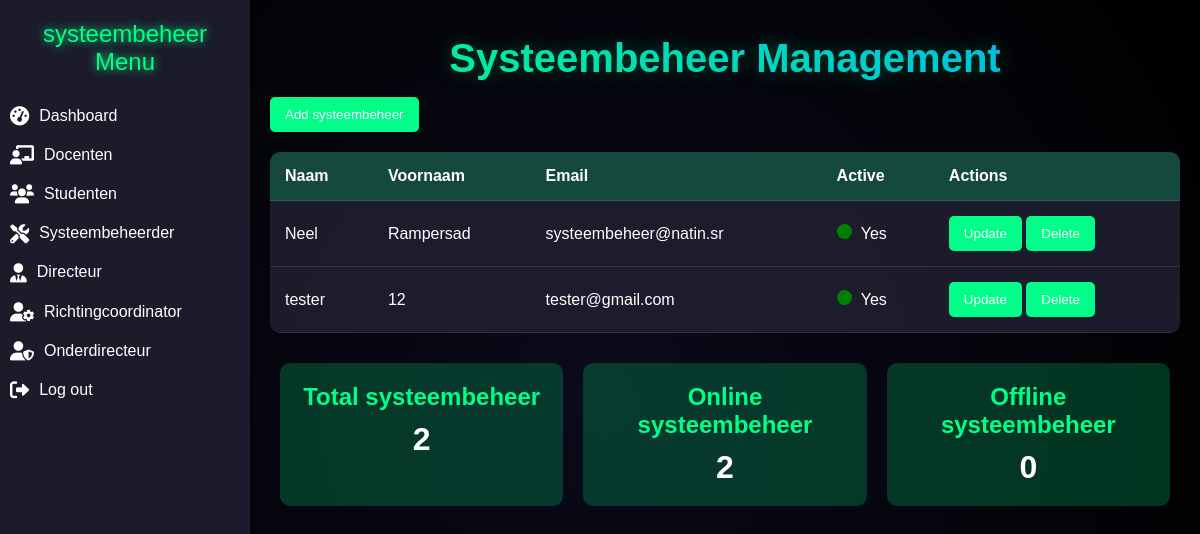
Page /systeembeheer/systeembeheer-systeembeheerder.php (signed in) on the committed database.
### tables this page shows
CREATE TABLE `tgebruiker` (
  `gebruiker_id` int NOT NULL,
  `email` varchar(255) DEFAULT NULL,
  `password` varchar(255) DEFAULT NULL,
  `persoon_id` int DEFAULT NULL
);

CREATE TABLE `personen` (
  `persoon_id` int NOT NULL,
  `naam` varchar(100) DEFAULT NULL,
  `rol_id` int DEFAULT NULL,
  `voornaam` varchar(255) DEFAULT NULL,
  `geboorte_datum` datetime DEFAULT NULL,
  `active` tinyint(1) DEFAULT '1',
  `klas_id` int DEFAULT NULL
);

### systeembeheer/systeembeheer-systeembeheerder.php (the view, shortened to what this page needs)
<?php
if (isset($_SESSION['gebruiker_id']) && isset($_SESSION['user_name'])) {
    $activePage = 'student';
    include('../login/db_connect.php');
$totalsysteembeheerResult = $conn->query("SELECT COUNT(*) as total FROM personen WHERE rol_id = 7");
$totalsysteembeheer = $totalsysteembeheerResult->fetch_assoc()['total'];
$onlinesysteembeheerResult = $conn->query("SELECT COUNT(*) as online FROM personen WHERE rol_id = 7 AND active = 1");
$onlinesysteembeheer = $onlinesysteembeheerResult->fetch_assoc()['online'];
$offlinesysteembeheer= $totalsysteembeheer - $onlinesysteembeheer;
?>
<!DOCTYPE html>
<html lang="nl">
<head>
    <link rel="stylesheet" href="https://cdnjs.cloudflare.com/ajax/libs/font-awesome/6.0.0/css/all.min.css">
</head>
<body>
 <div class="sidebar" id="sidebar">
    <header>systeembeheer Menu</header>
    <a href="systeembeheer-dashboard.php" class="<?= ($activePage == 'dashboard') ? 'active' : ''; ?>">
        <i class="fas fa-tachometer-alt"></i>
        <span>Dashboard</span>
    </a>
    <a href="systeembeheer-docenten.php" class="<?= ($activePage == 'docenten') ? 'active' : ''; ?>">
        <i class="fas fa-chalkboard-teacher"></i>
        <span>Docenten</span>
    </a>
    <a href="systeembeheer-studenten.php" class="<?= ($activePage == 'studenten') ? 'active' : ''; ?>">
        <i class="fas fa-users"></i>
        <span>Studenten</span>
    </a>
    <a href="systeembeheer-systeembeheerder.php" class="<?= ($activePage == 'systeembeheerder') ? 'active' : ''; ?>">
        <i class="fas fa-tools"></i>
        <span>Systeembeheerder</span>
    </a>
    <a href="systeembeheer-directeur.php" class="<?= ($activePage == 'directeur') ? 'active' : ''; ?>">
        <i class="fas fa-user-tie"></i>
        <span>Directeur</span>
    </a>
    <a href="systeembeheer-Richtingcoordinator.php" class="<?= ($activePage == 'Richtingcoordinator') ? 'active' : ''; ?>">
        <i class="fas fa-user-cog"></i>
        <span>Richtingcoordinator</span>
    </a>
    <a href="systeembeheer_od.php" class="<?= ($activePage == 'od') ? 'active' : ''; ?>">
        <i class="fas fa-user-shield"></i>
        <span>Onderdirecteur</span>
    </a>
    <a href="../login/logout.php">
        <i class="fas fa-sign-out-alt"></i>
        <span>Log out</span>
    </a>
</div>
        <div class="main-content">
    <h1 class="dashboard-title">Systeembeheer Management</h1>
        <button class="btn" id="addDocentBtn">Add systeembeheer</button>
<table>
    <thead>
        <tr>
            <th>Naam</th>
            <th>Voornaam</th>
            <th>Email</th>
            <th>Active</th>
            <th>Actions</th>
        </tr>
    </thead>
    <tbody id="docentTableBody">
    <?php
$result = $conn->query("SELECT p.persoon_id, p.naam, p.voornaam, t.email, t.password, p.active FROM personen p JOIN tgebruiker t ON p.persoon_id = t.persoon_id WHERE p.rol_id = 7");
while ($systeembeheer = $result->fetch_assoc()) {
    $statusClass = $systeembeheer['active'] ? 'green' : 'red';
    echo "<tr>
        <td>{$systeembeheer['naam']}</td>
        <td>{$systeembeheer['voornaam']}</td>
        <td>{$systeembeheer['email']}</td>
        <td>
            <span class='light $statusClass'></span> " . ($systeembeheer['active'] ? 'Yes' : 'No') . "
        </td>
        <td>
            <button class='btn' onclick='openUpdateModal({$systeembeheer['persoon_id']}, \"{$systeembeheer['naam']}\", \"{$systeembeheer['voornaam']}\", \"{$systeembeheer['email']}\", \"{$systeembeheer['password']}\", {$systeembeheer['active']})'>Update</button>
            <form method='POST' style='display:inline;'>
                <input type='hidden' name='delete_id' value='{$systeembeheer['persoon_id']}'>
                <button type='submit' class='btn' onclick=\"return confirm('Are you sure you want to delete this systeembeheer?');\">Delete</button>
            </form>
        </td>
    </tr>";
}
?>
    </tbody>
</table>
        <div class="card-container" style="display: flex; justify-content: space-around; margin-top: 20px;">
    <div class="card">
        <h3>Total systeembeheer</h3>
        <p><?php echo $totalsysteembeheer; ?></p>
    </div>
    <div class="card">
        <h3>Online systeembeheer</h3>
        <p><?php echo $onlinesysteembeheer; ?></p>
    </div>
    <div class="card">
        <h3>Offline systeembeheer</h3>
        <p><?php echo $offlinesysteembeheer; ?></p>
    </div>
</div>
</body>
</html>
<?php
} else {
    header("Location: index.php");
    exit();
}
?>

### systeembeheer/systeembeheer-systeembeheerder.php (style rules this page uses)
* { margin: 0; padding: 0; box-sizing: border-box; }
body { font-family: 'Arial', sans-serif; background: radial-gradient(circle, #0a0a1a, #000); color: white; min-height: 100vh; overflow-x: hidden; }
.light { display: inline-block; width: 15px; height: 15px; border-radius: 50%; margin-right: 5px; }
.green { background-color: green; }
.sidebar { width: 250px; height: 100vh; background: rgba(30, 30, 47, 0.9); backdrop-filter: blur(20px); position: fixed; top: 0; left: 0; z-index: 1000; transition: transform 0.3s ease; }
.sidebar header { text-align: center; font-size: 1.5rem; color: #00ff88; padding: 20px; text-shadow: 0 0 10px #00ff88; }
.sidebar a { color: white; text-decoration: none; display: flex; align-items: center; gap: 10px; padding: 10px; border-radius: 10px; transition: background 0.3s ease, transform 0.3s ease; }
.sidebar a i { font-size: 1.2rem; }
.main-content { margin-left: 250px; padding: 20px; transition: margin 0.3s ease; }
.dashboard-title { text-align: center; margin: 1rem 0; font-size: clamp(1.5rem, 5vw, 2.5rem); background: linear-gradient(45deg, #00ff88, #00aaff); -webkit-background-clip: text; -webkit-text-fill-color: transparent; text-shadow: 0 0 20px rgba(0, 255, 136, 0.3); }
table { width: 100%; border-collapse: collapse; margin-top: 20px; background: rgba(30, 30, 47, 0.9); border-radius: 10px; overflow: hidden; }
th, td { padding: 15px; text-align: left; border-bottom: 1px solid rgba(255, 255, 255, 0.1); }
th { background: rgba(0, 255, 136, 0.2); }
.btn { background: #00ff88; color: white; border: none; padding: 10px 15px; border-radius: 5px; cursor: pointer; transition: background 0.3s ease; }
.card-container { display: flex; justify-content: space-around; margin-top: 20px; }
.card { background: rgba(0, 255, 136, 0.2); padding: 20px; border-radius: 10px; flex: 1; margin: 10px; text-align: center; animation: glow 1.5s infinite alternate; }
.card h3 { font-size: 1.5rem; margin-bottom: 10px; color: #00ff88; }
.card p { font-size: 2rem; font-weight: bold; color: white; }

### rows in the picture
tgebruiker: persoon.naam "Neel", persoon.voornaam "Rampersad", email "systeembeheer@natin.sr"
tgebruiker: persoon.naam "tester", persoon.voornaam "12", email "tester@gmail.com"

### other values in the picture
$totalsysteembeheer "2"
$onlinesysteembeheer "2"
$offlinesysteembeheer "0"
